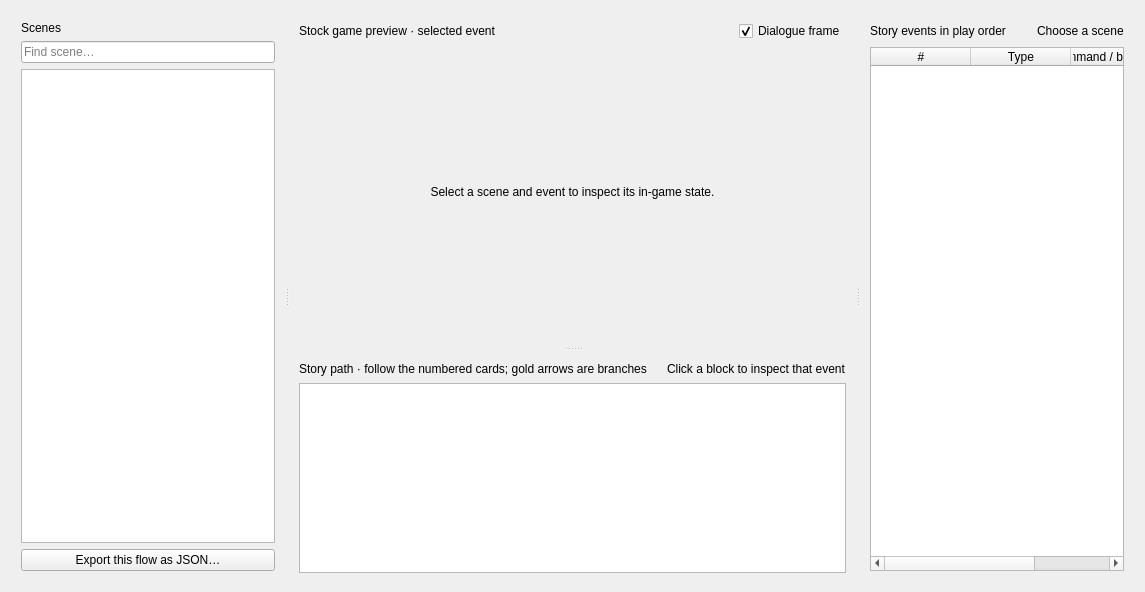
<ui version="4.0"><class>timelineTab</class><widget class="QWidget" name="timelineTab">
      <layout class="QVBoxLayout" name="timelinePageLayout">
       <property name="spacing">
        <number>8</number>
       </property>
       <item>
        <widget class="QSplitter" name="timelineMainSplitter">
         <property name="orientation">
          <enum>Qt::Orientation::Horizontal</enum>
         </property>
         <property name="childrenCollapsible">
          <bool>false</bool>
         </property>
         <widget class="QFrame" name="timelineScenesPanel">
          <layout class="QVBoxLayout" name="timelineScenesLayout">
           <property name="spacing">
            <number>6</number>
           </property>
           <property name="leftMargin">
            <number>10</number>
           </property>
           <property name="topMargin">
            <number>10</number>
           </property>
           <property name="rightMargin">
            <number>10</number>
           </property>
           <property name="bottomMargin">
            <number>10</number>
           </property>
           <item>
            <widget class="QLabel" name="timelineScenesTitle">
             <property name="text">
              <string>Scenes</string>
             </property>
            </widget>
           </item>
           <item>
            <widget class="QLineEdit" name="timelineSceneSearchEdit">
             <property name="placeholderText">
              <string>Find scene…</string>
             </property>
             <property name="clearButtonEnabled">
              <bool>true</bool>
             </property>
            </widget>
           </item>
           <item>
            <widget class="QTreeWidget" name="timelineSceneTree">
             <property name="headerHidden">
              <bool>true</bool>
             </property>
             <column>
              <property name="text">
               <string>Scene</string>
              </property>
             </column>
            </widget>
           </item>
           <item>
            <widget class="QPushButton" name="timelineExportButton">
             <property name="text">
              <string>Export this flow as JSON…</string>
             </property>
            </widget>
           </item>
          </layout>
         </widget>
         <widget class="QSplitter" name="timelineWorkSplitter">
          <property name="orientation">
           <enum>Qt::Orientation::Vertical</enum>
          </property>
          <property name="childrenCollapsible">
           <bool>false</bool>
          </property>
          <widget class="QFrame" name="timelinePreviewPanel">
           <layout class="QVBoxLayout" name="timelinePreviewLayout">
            <property name="spacing">
             <number>6</number>
            </property>
            <property name="leftMargin">
             <number>10</number>
            </property>
            <property name="topMargin">
             <number>10</number>
            </property>
            <property name="rightMargin">
             <number>10</number>
            </property>
            <property name="bottomMargin">
             <number>10</number>
            </property>
            <item>
             <layout class="QHBoxLayout" name="timelinePreviewHeader">
              <item>
               <widget class="QLabel" name="timelinePreviewTitle">
                <property name="text">
                 <string>Stock game preview · selected event</string>
                </property>
               </widget>
              </item>
              <item>
               <spacer name="timelinePreviewSpacer">
                <property name="orientation">
                 <enum>Qt::Orientation::Horizontal</enum>
                </property>
                <property name="sizeHint" stdset="0">
                 <size>
                  <width>20</width>
                  <height>20</height>
                 </size>
                </property>
               </spacer>
              </item>
              <item>
               <widget class="QCheckBox" name="timelineShowFrameCheck">
                <property name="text">
                 <string>Dialogue frame</string>
                </property>
                <property name="checked">
                 <bool>true</bool>
                </property>
               </widget>
              </item>
             </layout>
            </item>
            <item>
             <widget class="QLabel" name="timelinePreviewImage">
              <property name="minimumSize">
               <size>
                <width>540</width>
                <height>290</height>
               </size>
              </property>
              <property name="text">
               <string>Select a scene and event to inspect its in-game state.</string>
              </property>
              <property name="alignment">
               <set>Qt::AlignmentFlag::AlignCenter</set>
              </property>
             </widget>
            </item>
           </layout>
          </widget>
          <widget class="QFrame" name="timelineTrackPanel">
           <layout class="QVBoxLayout" name="timelineTrackLayout">
            <property name="spacing">
             <number>4</number>
            </property>
            <property name="leftMargin">
             <number>10</number>
            </property>
            <property name="topMargin">
             <number>8</number>
            </property>
            <property name="rightMargin">
             <number>10</number>
            </property>
            <property name="bottomMargin">
             <number>8</number>
            </property>
            <item>
             <layout class="QHBoxLayout" name="timelineTrackHeader">
              <item>
               <widget class="QLabel" name="timelineTrackTitle">
                <property name="text">
              <string>Story path · follow the numbered cards; gold arrows are branches</string>
                </property>
               </widget>
              </item>
              <item>
               <spacer name="timelineTrackSpacer">
                <property name="orientation">
                 <enum>Qt::Orientation::Horizontal</enum>
                </property>
                <property name="sizeHint" stdset="0">
                 <size>
                  <width>20</width>
                  <height>20</height>
                 </size>
                </property>
               </spacer>
              </item>
              <item>
               <widget class="QLabel" name="timelineTrackLegend">
                <property name="text">
                 <string>Click a block to inspect that event</string>
                </property>
               </widget>
              </item>
             </layout>
            </item>
            <item>
             <widget class="QGraphicsView" name="timelineTrackView">
              <property name="minimumSize">
               <size>
                <width>0</width>
                <height>190</height>
               </size>
              </property>
              <property name="verticalScrollBarPolicy">
               <enum>Qt::ScrollBarPolicy::ScrollBarAlwaysOff</enum>
              </property>
              <property name="horizontalScrollBarPolicy">
               <enum>Qt::ScrollBarPolicy::ScrollBarAsNeeded</enum>
              </property>
             </widget>
            </item>
           </layout>
          </widget>
         </widget>
         <widget class="QFrame" name="timelineEventsPanel">
          <layout class="QVBoxLayout" name="timelineEventsLayout">
           <property name="spacing">
            <number>6</number>
           </property>
           <property name="leftMargin">
            <number>10</number>
           </property>
           <property name="topMargin">
            <number>10</number>
           </property>
           <property name="rightMargin">
            <number>10</number>
           </property>
           <property name="bottomMargin">
            <number>10</number>
           </property>
           <item>
            <layout class="QHBoxLayout" name="timelineEventsHeader">
             <item>
              <widget class="QLabel" name="timelineEventsTitle">
               <property name="text">
              <string>Story events in play order</string>
               </property>
              </widget>
             </item>
             <item>
              <spacer name="timelineEventsSpacer">
               <property name="orientation">
                <enum>Qt::Orientation::Horizontal</enum>
               </property>
               <property name="sizeHint" stdset="0">
                <size>
                 <width>20</width>
                 <height>20</height>
                </size>
               </property>
              </spacer>
             </item>
             <item>
              <widget class="QLabel" name="timelineFlowContext">
               <property name="text">
                <string>Choose a scene</string>
               </property>
              </widget>
             </item>
            </layout>
           </item>
           <item>
            <widget class="QTableWidget" name="timelineEventTable">
             <property name="editTriggers">
              <set>QAbstractItemView::EditTrigger::NoEditTriggers</set>
             </property>
             <property name="alternatingRowColors">
              <bool>true</bool>
             </property>
             <property name="selectionBehavior">
              <enum>QAbstractItemView::SelectionBehavior::SelectRows</enum>
             </property>
             <column>
              <property name="text">
               <string>#</string>
              </property>
             </column>
             <column>
              <property name="text">
               <string>Type</string>
              </property>
             </column>
             <column>
              <property name="text">
               <string>Command / branch details</string>
              </property>
             </column>
            </widget>
           </item>
          </layout>
         </widget>
        </widget>
       </item>
      </layout>
     </widget>
     </ui>
